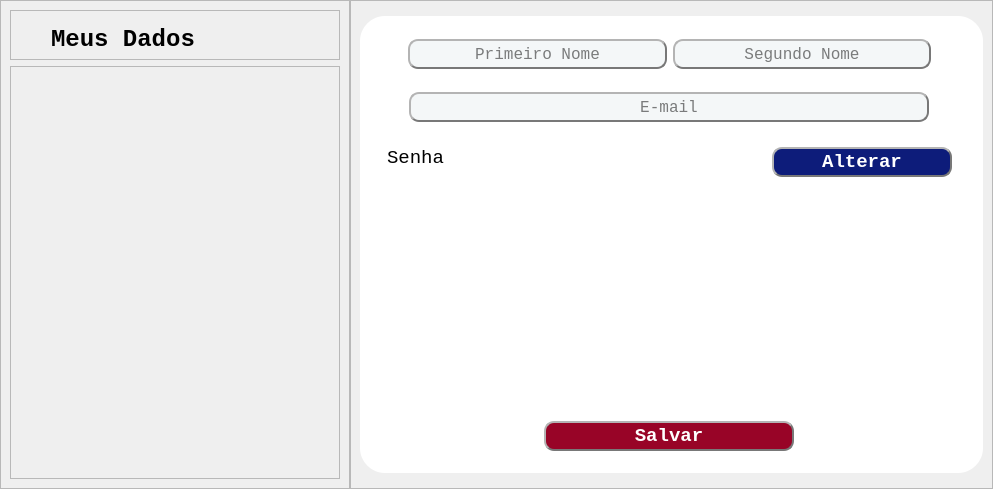
      <widget class="QWidget" name="data_change_pg1">
       <layout class="QHBoxLayout" name="horizontalLayout_7">
        <property name="spacing">
         <number>0</number>
        </property>
        <property name="leftMargin">
         <number>0</number>
        </property>
        <property name="topMargin">
         <number>0</number>
        </property>
        <property name="rightMargin">
         <number>0</number>
        </property>
        <property name="bottomMargin">
         <number>0</number>
        </property>
        <item>
         <widget class="QFrame" name="data_chance_title_grid">
          <property name="minimumSize">
           <size>
            <width>350</width>
            <height>0</height>
           </size>
          </property>
          <property name="frameShape">
           <enum>QFrame::StyledPanel</enum>
          </property>
          <property name="frameShadow">
           <enum>QFrame::Raised</enum>
          </property>
          <layout class="QVBoxLayout" name="verticalLayout_18">
           <item>
            <widget class="QFrame" name="data_change_txt_grid">
             <property name="maximumSize">
              <size>
               <width>16777215</width>
               <height>50</height>
              </size>
             </property>
             <property name="frameShape">
              <enum>QFrame::StyledPanel</enum>
             </property>
             <property name="frameShadow">
              <enum>QFrame::Raised</enum>
             </property>
             <layout class="QVBoxLayout" name="verticalLayout_25">
              <property name="leftMargin">
               <number>40</number>
              </property>
              <property name="bottomMargin">
               <number>0</number>
              </property>
              <item>
               <widget class="QLabel" name="meus_dados_text2">
                <property name="font">
                 <font>
                  <family>Lucida Console</family>
                  <pointsize>18</pointsize>
                  <weight>75</weight>
                  <bold>true</bold>
                 </font>
                </property>
                <property name="text">
                 <string>Meus Dados</string>
                </property>
               </widget>
              </item>
             </layout>
            </widget>
           </item>
           <item>
            <widget class="QFrame" name="data_chance_icon_grid">
             <property name="frameShape">
              <enum>QFrame::StyledPanel</enum>
             </property>
             <property name="frameShadow">
              <enum>QFrame::Raised</enum>
             </property>
             <layout class="QVBoxLayout" name="verticalLayout_26">
              <item>
               <widget class="QLabel" name="user_icon2">
                <property name="maximumSize">
                 <size>
                  <width>250</width>
                  <height>250</height>
                 </size>
                </property>
                <property name="text">
                 <string/>
                </property>
                <property name="pixmap">
                 <pixmap resource="icons.qrc">:/icons/telas e icons/icons/Bianca/Icones e Imagens/IconeFotoFuncionarioAmpliada.svg</pixmap>
                </property>
                <property name="scaledContents">
                 <bool>true</bool>
                </property>
                <property name="alignment">
                 <set>Qt::AlignCenter</set>
                </property>
               </widget>
              </item>
             </layout>
            </widget>
           </item>
          </layout>
         </widget>
        </item>
        <item>
         <widget class="QFrame" name="user_data_change_grid">
          <property name="frameShape">
           <enum>QFrame::StyledPanel</enum>
          </property>
          <property name="frameShadow">
           <enum>QFrame::Raised</enum>
          </property>
          <layout class="QVBoxLayout" name="verticalLayout_19">
           <item>
            <widget class="QFrame" name="superior_adequar_2">
             <property name="maximumSize">
              <size>
               <width>16777215</width>
               <height>50</height>
              </size>
             </property>
             <property name="frameShape">
              <enum>QFrame::StyledPanel</enum>
             </property>
             <property name="frameShadow">
              <enum>QFrame::Raised</enum>
             </property>
            </widget>
           </item>
           <item alignment="Qt::AlignVCenter">
            <widget class="QFrame" name="change_grid">
             <property name="minimumSize">
              <size>
               <width>623</width>
               <height>457</height>
              </size>
             </property>
             <property name="maximumSize">
              <size>
               <width>623</width>
               <height>457</height>
              </size>
             </property>
             <property name="styleSheet">
              <string notr="true">background-color: rgb(255, 255, 255);
border-radius: 25px;
border-style: outset;
</string>
             </property>
             <property name="frameShape">
              <enum>QFrame::StyledPanel</enum>
             </property>
             <property name="frameShadow">
              <enum>QFrame::Raised</enum>
             </property>
             <layout class="QVBoxLayout" name="verticalLayout_20">
              <item>
               <widget class="QFrame" name="user_name_email_grid">
                <property name="minimumSize">
                 <size>
                  <width>601</width>
                  <height>96</height>
                 </size>
                </property>
                <property name="maximumSize">
                 <size>
                  <width>601</width>
                  <height>96</height>
                 </size>
                </property>
                <property name="frameShape">
                 <enum>QFrame::StyledPanel</enum>
                </property>
                <property name="frameShadow">
                 <enum>QFrame::Raised</enum>
                </property>
                <layout class="QVBoxLayout" name="verticalLayout_21">
                 <property name="spacing">
                  <number>10</number>
                 </property>
                 <property name="leftMargin">
                  <number>30</number>
                 </property>
                 <property name="topMargin">
                  <number>0</number>
                 </property>
                 <property name="rightMargin">
                  <number>30</number>
                 </property>
                 <property name="bottomMargin">
                  <number>0</number>
                 </property>
                 <item>
                  <widget class="QFrame" name="frame_54">
                   <property name="frameShape">
                    <enum>QFrame::StyledPanel</enum>
                   </property>
                   <property name="frameShadow">
                    <enum>QFrame::Raised</enum>
                   </property>
                   <layout class="QHBoxLayout" name="horizontalLayout_26">
                    <item>
                     <widget class="QLineEdit" name="primeiro_nome_edt">
                      <property name="minimumSize">
                       <size>
                        <width>0</width>
                        <height>30</height>
                       </size>
                      </property>
                      <property name="font">
                       <font>
                        <family>Lucida Console</family>
                        <pointsize>12</pointsize>
                        <weight>50</weight>
                        <bold>false</bold>
                       </font>
                      </property>
                      <property name="styleSheet">
                       <string notr="true">background-color: rgb(244, 247, 248);
border-radius: 10px;
border-style: outset;
border-width: 2px;
border-color: rgb(120, 120, 120);</string>
                      </property>
                      <property name="alignment">
                       <set>Qt::AlignCenter</set>
                      </property>
                      <property name="placeholderText">
                       <string>Primeiro Nome</string>
                      </property>
                     </widget>
                    </item>
                    <item>
                     <widget class="QLineEdit" name="segundo_nome_edt">
                      <property name="minimumSize">
                       <size>
                        <width>0</width>
                        <height>30</height>
                       </size>
                      </property>
                      <property name="font">
                       <font>
                        <family>Lucida Console</family>
                        <pointsize>12</pointsize>
                        <weight>50</weight>
                        <bold>false</bold>
                       </font>
                      </property>
                      <property name="styleSheet">
                       <string notr="true">background-color: rgb(244, 247, 248);
border-radius: 10px;
border-style: outset;
border-width: 2px;
border-color: rgb(120, 120, 120);</string>
                      </property>
                      <property name="alignment">
                       <set>Qt::AlignCenter</set>
                      </property>
                      <property name="placeholderText">
                       <string>Segundo Nome</string>
                      </property>
                     </widget>
                    </item>
                   </layout>
                  </widget>
                 </item>
                 <item alignment="Qt::AlignHCenter">
                  <widget class="QLineEdit" name="email_edt">
                   <property name="minimumSize">
                    <size>
                     <width>520</width>
                     <height>30</height>
                    </size>
                   </property>
                   <property name="maximumSize">
                    <size>
                     <width>520</width>
                     <height>16777215</height>
                    </size>
                   </property>
                   <property name="font">
                    <font>
                     <family>Lucida Console</family>
                     <pointsize>12</pointsize>
                     <weight>50</weight>
                     <bold>false</bold>
                    </font>
                   </property>
                   <property name="styleSheet">
                    <string notr="true">background-color: rgb(244, 247, 248);
border-radius: 10px;
border-style: outset;
border-width: 2px;
border-color: rgb(120, 120, 120);</string>
                   </property>
                   <property name="alignment">
                    <set>Qt::AlignCenter</set>
                   </property>
                   <property name="placeholderText">
                    <string>E-mail</string>
                   </property>
                  </widget>
                 </item>
                </layout>
               </widget>
              </item>
              <item>
               <widget class="QFrame" name="frame_23">
                <property name="minimumSize">
                 <size>
                  <width>601</width>
                  <height>97</height>
                 </size>
                </property>
                <property name="maximumSize">
                 <size>
                  <width>601</width>
                  <height>97</height>
                 </size>
                </property>
                <property name="frameShape">
                 <enum>QFrame::StyledPanel</enum>
                </property>
                <property name="frameShadow">
                 <enum>QFrame::Raised</enum>
                </property>
                <layout class="QHBoxLayout" name="horizontalLayout_8">
                 <item>
                  <widget class="QFrame" name="frame_21">
                   <property name="frameShape">
                    <enum>QFrame::StyledPanel</enum>
                   </property>
                   <property name="frameShadow">
                    <enum>QFrame::Raised</enum>
                   </property>
                   <layout class="QVBoxLayout" name="verticalLayout_22">
                    <item alignment="Qt::AlignLeft|Qt::AlignTop">
                     <widget class="QLabel" name="label_7">
                      <property name="font">
                       <font>
                        <family>Lucida Console</family>
                        <pointsize>14</pointsize>
                        <weight>50</weight>
                        <bold>false</bold>
                       </font>
                      </property>
                      <property name="text">
                       <string>Senha</string>
                      </property>
                     </widget>
                    </item>
                   </layout>
                  </widget>
                 </item>
                 <item alignment="Qt::AlignRight|Qt::AlignTop">
                  <widget class="QFrame" name="frame_17">
                   <property name="frameShape">
                    <enum>QFrame::StyledPanel</enum>
                   </property>
                   <property name="frameShadow">
                    <enum>QFrame::Raised</enum>
                   </property>
                   <layout class="QVBoxLayout" name="verticalLayout_27">
                    <item>
                     <widget class="QPushButton" name="data_alterar_senha_btn">
                      <property name="minimumSize">
                       <size>
                        <width>180</width>
                        <height>30</height>
                       </size>
                      </property>
                      <property name="maximumSize">
                       <size>
                        <width>180</width>
                        <height>16777215</height>
                       </size>
                      </property>
                      <property name="font">
                       <font>
                        <family>Lucida Console</family>
                        <pointsize>14</pointsize>
                        <weight>75</weight>
                        <bold>true</bold>
                       </font>
                      </property>
                      <property name="cursor">
                       <cursorShape>PointingHandCursor</cursorShape>
                      </property>
                      <property name="styleSheet">
                       <string notr="true">background-color: rgb(13, 28, 122);
color: rgb(255, 255, 255);
border-radius: 10px;
border-style: outset;
border-width: 2px;
border-color: rgb(120, 120, 120);</string>
                      </property>
                      <property name="text">
                       <string>Alterar</string>
                      </property>
                     </widget>
                    </item>
                   </layout>
                  </widget>
                 </item>
                </layout>
               </widget>
              </item>
              <item>
               <widget class="QFrame" name="frame_24">
                <property name="minimumSize">
                 <size>
                  <width>601</width>
                  <height>125</height>
                 </size>
                </property>
                <property name="maximumSize">
                 <size>
                  <width>601</width>
                  <height>125</height>
                 </size>
                </property>
                <property name="frameShape">
                 <enum>QFrame::StyledPanel</enum>
                </property>
                <property name="frameShadow">
                 <enum>QFrame::Raised</enum>
                </property>
                <layout class="QVBoxLayout" name="verticalLayout_23">
                 <property name="spacing">
                  <number>15</number>
                 </property>
                 <property name="leftMargin">
                  <number>30</number>
                 </property>
                 <property name="topMargin">
                  <number>0</number>
                 </property>
                 <property name="rightMargin">
                  <number>30</number>
                 </property>
                 <property name="bottomMargin">
                  <number>0</number>
                 </property>
                </layout>
               </widget>
              </item>
              <item>
               <widget class="QFrame" name="frame_25">
                <property name="minimumSize">
                 <size>
                  <width>601</width>
                  <height>96</height>
                 </size>
                </property>
                <property name="maximumSize">
                 <size>
                  <width>601</width>
                  <height>96</height>
                 </size>
                </property>
                <property name="frameShape">
                 <enum>QFrame::StyledPanel</enum>
                </property>
                <property name="frameShadow">
                 <enum>QFrame::Raised</enum>
                </property>
                <layout class="QHBoxLayout" name="horizontalLayout_9">
                 <property name="spacing">
                  <number>0</number>
                 </property>
                 <property name="leftMargin">
                  <number>120</number>
                 </property>
                 <property name="topMargin">
                  <number>0</number>
                 </property>
                 <property name="rightMargin">
                  <number>120</number>
                 </property>
                 <property name="bottomMargin">
                  <number>10</number>
                 </property>
                 <item alignment="Qt::AlignBottom">
                  <widget class="QPushButton" name="data_salvar_btn1">
                   <property name="sizePolicy">
                    <sizepolicy hsizetype="Minimum" vsizetype="Fixed">
                     <horstretch>0</horstretch>
                     <verstretch>0</verstretch>
                    </sizepolicy>
                   </property>
                   <property name="minimumSize">
                    <size>
                     <width>0</width>
                     <height>30</height>
                    </size>
                   </property>
                   <property name="maximumSize">
                    <size>
                     <width>250</width>
                     <height>30</height>
                    </size>
                   </property>
                   <property name="font">
                    <font>
                     <family>Lucida Console</family>
                     <pointsize>14</pointsize>
                     <weight>75</weight>
                     <bold>true</bold>
                    </font>
                   </property>
                   <property name="cursor">
                    <cursorShape>PointingHandCursor</cursorShape>
                   </property>
                   <property name="styleSheet">
                    <string notr="true">background-color: rgb(152, 4, 39);
color: rgb(255, 255, 255);
border-radius: 10px;
border-style: outset;
border-width: 2px;
border-color: rgb(120, 120, 120);</string>
                   </property>
                   <property name="text">
                    <string>Salvar</string>
                   </property>
                  </widget>
                 </item>
                </layout>
               </widget>
              </item>
             </layout>
            </widget>
           </item>
           <item>
            <widget class="QFrame" name="inferior_adequar">
             <property name="maximumSize">
              <size>
               <width>16777215</width>
               <height>50</height>
              </size>
             </property>
             <property name="frameShape">
              <enum>QFrame::StyledPanel</enum>
             </property>
             <property name="frameShadow">
              <enum>QFrame::Raised</enum>
             </property>
            </widget>
           </item>
          </layout>
         </widget>
        </item>
       </layout>
      </widget>
